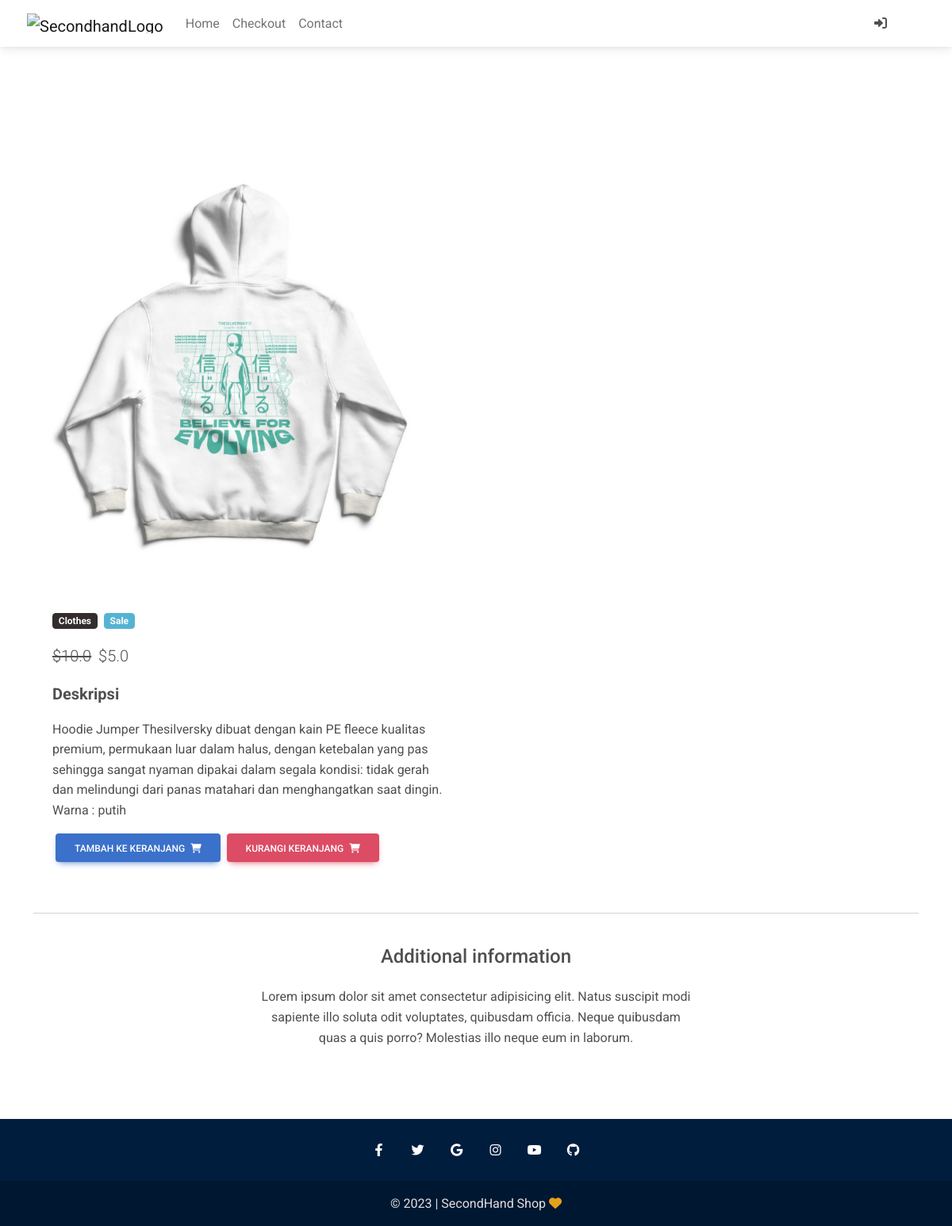
Page /product/thrift-hoodie/ on the committed database.
### toko/models.py (models this page shows, shortened)
class ProdukItem(models.Model):
    nama_produk = models.CharField(max_length=100)
    harga = models.FloatField()
    harga_diskon = models.FloatField(blank=True, null=True)
    slug = models.SlugField(unique=True)
    deskripsi = models.TextField()
    gambar = models.ImageField(upload_to='product_pics')
    label = models.CharField(choices=PILIHAN_LABEL, max_length=4)
    kategori = models.CharField(choices=PILIHAN_KATEGORI, max_length=2)
    def get_add_to_cart_url(self):
        return reverse("toko:add-to-cart", kwargs={
            "slug": self.slug
            })
    def get_remove_from_cart_url(self):
        return reverse("toko:remove-from-cart", kwargs={
            "slug": self.slug
            })

### toko/views.py (the view)
# urls.py: path('product/<slug>/', views.ProductDetailView.as_view(), name='produk-detail'),
class ProductDetailView(generic.DetailView):
    template_name = 'product_detail.html'
    queryset = ProdukItem.objects.all()

### ecomm/templates/product_detail.html (shortened to what this page needs)
{% extends 'base.html' %}
{% block content%}
<main class="mt-5 pt-4">
    <div class="container mt-5">
        <div class="row">
            <div class="col-md-6 mb-4">
                <img src="{{ object.gambar.url }}" class="img-fluid" alt="" />
            </div>
            <div class="col-md-6 mb-4">
                <div class="p-4">
                    <div class="mb-3">
                        <a href="">
                            <span class="badge bg-dark me-1">{{ object.get_kategori_display }}</span>
                        </a>
                        {% if object.label == 'NEW' %}
                        <a href="">
                            <span class="badge bg-{{ object.get_label_display }} me-1">New</span>
                        </a>
                        {% elif object.label == 'SALE' %}
                        <a href="">
                            <span class="badge bg-{{ object.get_label_display }} me-1">Sale</span>
                        </a>
                        {% else %}
                        <a href="">
                            <span class="badge bg-{{ object.get_label_display }} me-1">Bestseller</span>
                        </a>
                        {% endif %}
                    </div>
                    <p class="lead">
                        {% if object.harga_diskon %}
                        <span class="me-1">
                            <del>${{ object.harga }}</del>
                        </span>
                        <span>${{ object.harga_diskon }}</span>
                        {% else %}
                        <span>${{ object.harga }}</span>
                        {% endif %}
                    </p>
                    <strong><p style="font-size: 20px;">Deskripsi</p></strong>
                    <p>{{ object.deskripsi }}</p>
                    <a href="{{ object.get_add_to_cart_url }}" class="btn btn-primary ms-1">
                        Tambah ke keranjang
                        <i class="fas fa-shopping-cart ms-1"></i>
                    </a>
                    <a href="{{ object.get_remove_from_cart_url }}" class="btn btn-danger ms-1" >
                        Kurangi keranjang
                        <i class="fas fa-shopping-cart ms-1"></i>
                    </a>
                </div>
            </div>
        </div>
        <hr />
        <div class="row d-flex justify-content-center">
            <div class="col-md-6 text-center">
                <h4 class="my-4 h4">Additional information</h4>
                <p>Lorem ipsum dolor sit amet consectetur adipisicing elit. Natus suscipit modi sapiente illo soluta odit voluptates, quibusdam officia. Neque quibusdam quas a quis porro? Molestias illo neque eum in laborum.</p>
            </div>
        </div>
        <div class="row">
            <div class="col-lg-4 col-md-12 mb-4">
            </div>
            <div class="col-lg-4 col-md-6 mb-4">
            </div>
            <div class="col-lg-4 col-md-6 mb-4">
            </div>
        </div>
    </div>
</main>
{% endblock content%}

### ecomm/templates/base.html (shortened to what this page needs)
{% load static %}
<!DOCTYPE html>
<html lang="en">
  <head>
    <link
      rel="stylesheet"
      href="https://cdnjs.cloudflare.com/ajax/libs/font-awesome/6.0.0/css/all.min.css"
    />
    <link rel="stylesheet" href="{% static 'css/mdb.min.css' %}" />
    <link rel="stylesheet" href="{% static 'css/custom.css' %}" />
  </head>
  <body>
    {% include 'navbar.html' %}
    <div class="mt-5 pt-4">
    </div>
    {% block content %}
    {% endblock content %}
    {% include 'footer.html' %}
  </body>
</html>

### ecomm/templates/navbar.html (shortened to what this page needs)
{% load cart_template_tags %}
<head>
</head>
<nav class="navbar fixed-top navbar-expand-lg navbar-light bg-white">
    <div class="container">
        <div class="collapse navbar-collapse" id="navbarSupportedContent1">
        <a class="navbar-brand mt-2 mt-sm-0" href="#">
            <img
            src="https://thumbs.dreamstime.com/b/second-hand-stamp-second-hand-round-grunge-stamp-second-hand-sign-second-hand-136961279.jpg"
            height="25"
            alt="SecondhandLogo"
            loading="lazy"
            />
        </a>
        <ul class="navbar-nav me-auto mb-2 mb-lg-0">
            <li class="nav-item active">
            <a class="nav-link " href="/">Home</a>
            </li>
            <li class="nav-item">
            <a class="nav-link" href="{% url 'toko:checkout' %}">Checkout</a>
            </li>
            <li class="nav-item">
                <a class="nav-link" href="{% url 'toko:kontak' %}">Contact</a>
                </li>
        </ul>
        </div>
        <div class="d-flex align-items-center">
            {% if request.user.is_authenticated %}
                <a class="nav-link me-3" href="{% url 'toko:order-summary' %}">
                    <i class="fas fa-shopping-cart"></i>
                    <span class="badge rounded-pill badge-notification bg-danger">{{ request.user|total_produk_dikeranjang }}</span>
                </a>
                <a class="nav-link me-3" href="{% url 'account_logout' %}">
                    <i class="fas fa-right-from-bracket"></i>
                </a>
            {% else %}
                <a class="nav-link me-3" href="{% url 'account_login' %}">
                <i class="fas fa-right-to-bracket"></i>
            {% endif %}
        </div>
    </div>
</nav>

### ecomm/templates/footer.html
<footer class="text-center text-white mt-4" style="background-color: #001d3d">
    <hr class="text-dark">
    <div class="container">
      <section class="mb-3">
        <a
          class="btn-link btn-floating btn-lg text-white"
          href="#!"
          role="button"
          data-mdb-ripple-color="dark">
          <i class="fab fa-facebook-f"></i>
        </a>
        <a
          class="btn-link btn-floating btn-lg text-white"
          href="#!"
          role="button"
          data-mdb-ripple-color="dark"
        ><i class="fab fa-twitter"></i></a>
        <a
          class="btn-link btn-floating btn-lg text-white"
          href="#!"
          role="button"
          data-mdb-ripple-color="dark"
          ><i class="fab fa-google"></i
        ></a>
        <a
          class="btn-link btn-floating btn-lg text-white"
          href="#!"
          role="button"
          data-mdb-ripple-color="dark"
          ><i class="fab fa-instagram"></i
        ></a>
        <a
          class="btn-link btn-floating btn-lg text-white"
          href="#!"
          role="button"
          data-mdb-ripple-color="dark"
          ><i class="fab fa-youtube"></i
        ></a>
        <a
          class="btn-link btn-floating btn-lg text-white"
          href="#!"
          role="button"
          data-mdb-ripple-color="dark"
          ><i class="fab fa-github"></i
        ></a>
      </section>
    </div>
    <div class="text-center p-3" style="background-color: #00000033; color: #E0E0E0;">
      © <script>document.write(new Date().getFullYear());</script>
      | SecondHand Shop <i class="fas fa-heart text-warning"></i>
    </div>
  </footer>

### ecomm/templates/scripts.html (shortened to what this page needs)
{% load static %}

### rows in the picture
ProdukItem: gambar (picture), kategori "Clothes", harga "10.0", harga_diskon "5.0", deskripsi "Hoodie Jumper Thesilversky dibuat dengan kain PE fleece kualitas premium, permukaan luar dalam halus, dengan ketebalan yang pas sehingga sangat nyaman dipakai dalam segala kondisi: tidak gerah dan melindungi dari panas matahari dan menghangatkan saat dingin. Warna : putih"
